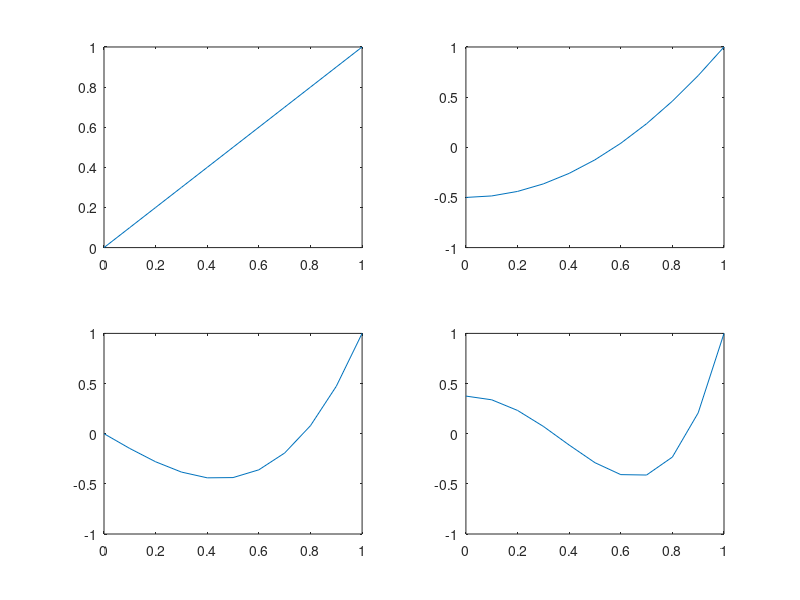
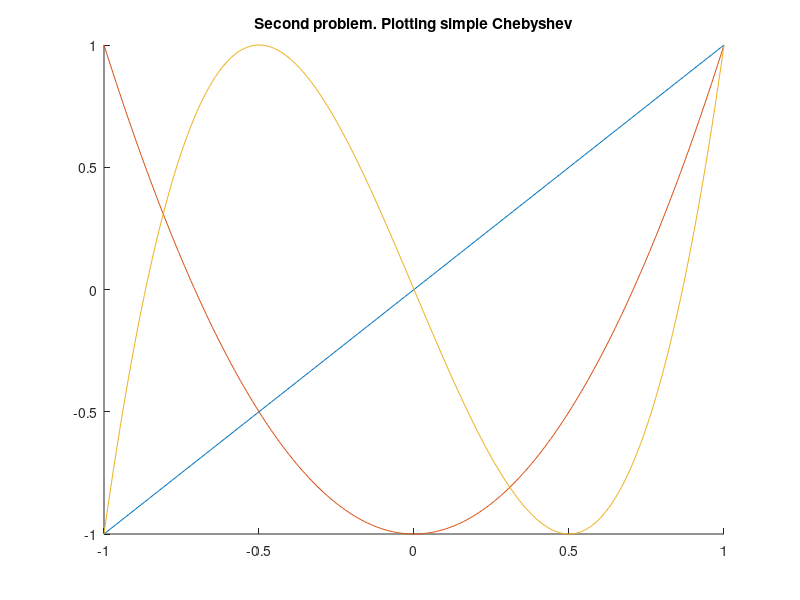
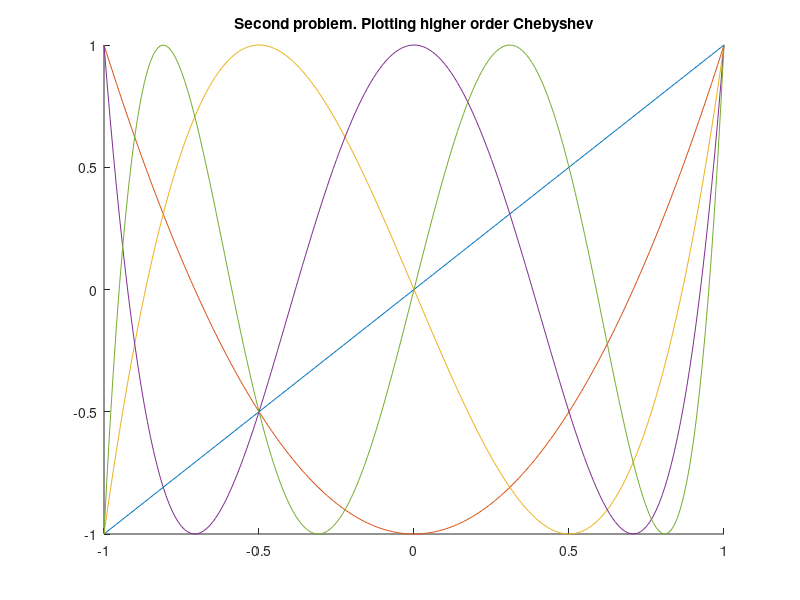
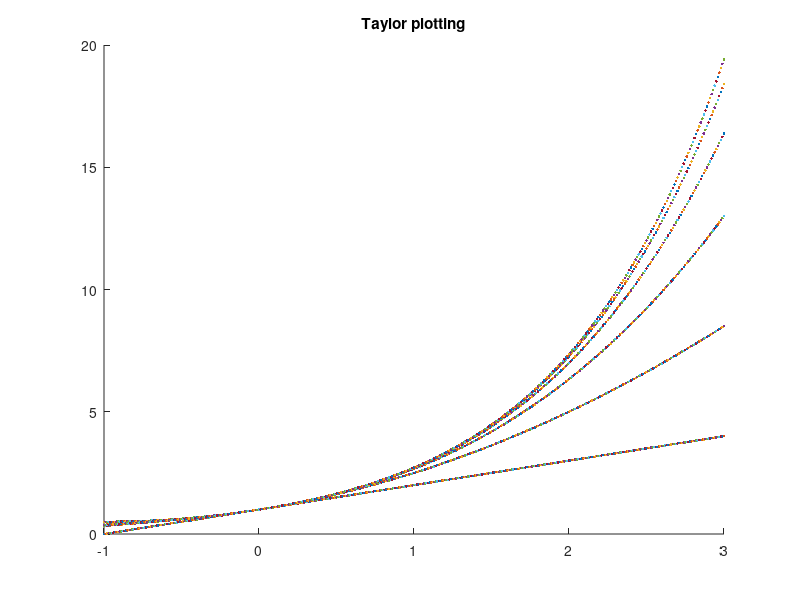

These figures' MATLAB source, in order:
disp("First problem")

x=0:0.1:1;
l1=x;
l2=3/2.*x.^2-1/2;
l3=5/2.*x.^3.-3/2.*x;
l4=35/8.*x.^4.-15/4.*x.^2.+3/8;
figure(1)
title("First problem . Plotting Legendre")
subplot(2,2,1)
plot(x,l1)
subplot(2,2,2)
plot(x,l2)
subplot(2,2,3)
plot(x,l3)
subplot(2,2,4)
plot(x,l4)


%2. Chebyshev Polynomial


%a)

disp("Second problem. A)")
figure(2)
title("Second problem. Plotting simple Chebyshev")
t=-1:0.01:1;
function firstChebyshevPlot(n,t)
  val = cos(n .* acos(t));
  plot(t,val)
endfunction
hold on
for n=1:3
    firstChebyshevPlot(n,t)
endfor

disp("Second problem. B)")
t=-1:0.01:1;
figure(3)
title("Second problem. Plotting higher order Chebyshev")
function val = higherChebyshev(n,t)
    x=-1:0.01:1;
    if n==0
        val = 1;
    elseif n==1
        val = x;
    else
        val = 2.*x.*higherChebyshev(n-1)-higherChebyshev(n-2);
    end
endfunction
hold on
t=-1:0.01:1;
for n=1:5
    plot(t,higherChebyshev(n))
endfor
hold off

%P3
disp("Third problem.")
figure(4)
title(" Taylor plotting ") 
f=exp(0);
n=7;
k=0:n;
function val = pol(x,n)
val=0;
  for k=0:n 
      val = val+ x^k/factorial(k); 
  end
endfunction
hold on
for n=1:6
    for x=-1:0.01:3
        plot(x,pol(x,n))
    endfor
endfor
    hold off
    
%P4

disp("Fourth problem.")
h = 0.25;
function val = givenFunction(x)
  val = sqrt(5*(x^2)+1);
endfunction
lineNumber=7;
columnNumber=8;
matrix = zeros(lineNumber,columnNumber);
matrix(:,1) = 0:6;
for i=1:lineNumber
  matrix(i,2) = givenFunction(matrix(i,1));
endfor
for i=3:columnNumber
  for j=1:(--lineNumber)
    matrix(j,i) = matrix(j+1,i-1) - matrix(j,i-1);
  endfor
endfor
matrix

%P5

lineNumber=4;
columnNumber=5;
matrix = zeros(lineNumber,columnNumber);
x = [2,4,6,8]
matrix(:,1) = x
matrix(:,2) = [4,8,14,16]
for k=3:columnNumber
  for i=1:(--lineNumber)
    matrix(i,k) = ( matrix(i+1,k-1) - matrix(i,k-1) ) / ( x(i+(k-2)) - x(i) );
  endfor
endfor
matrix
